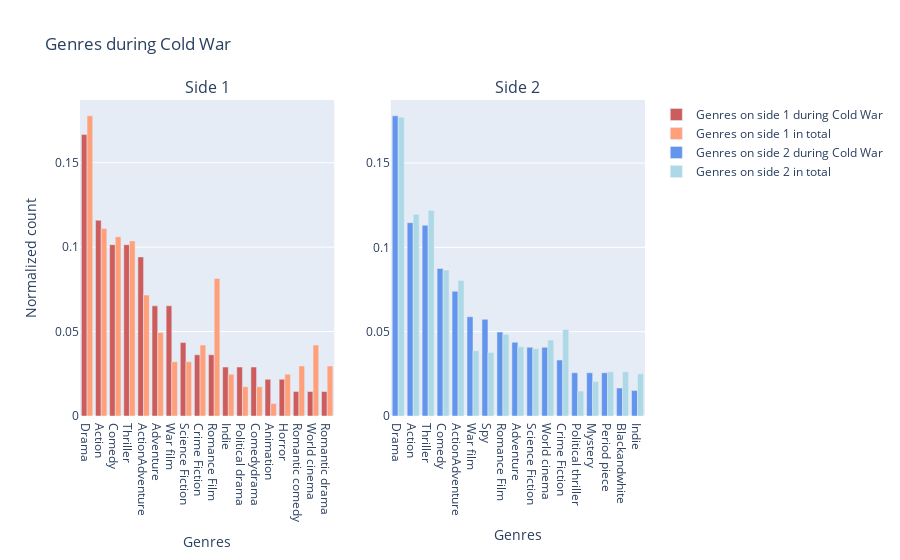
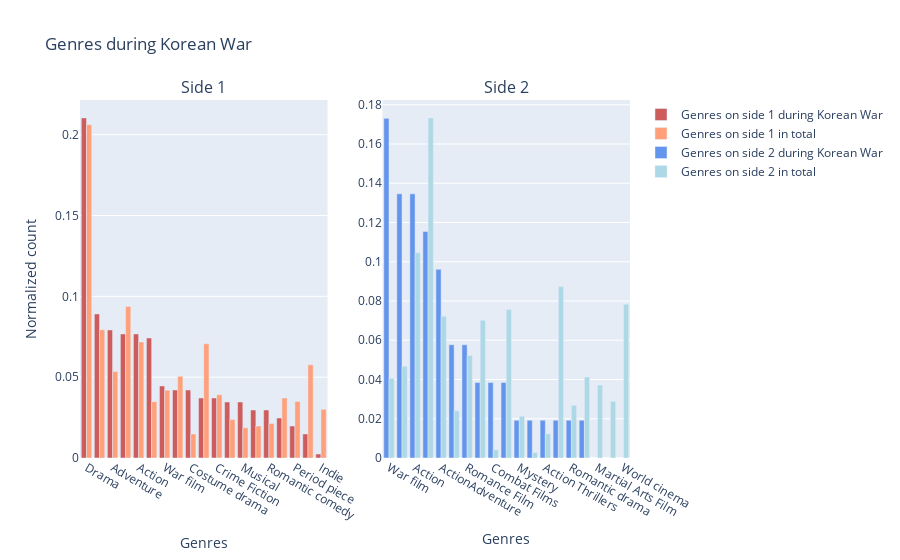
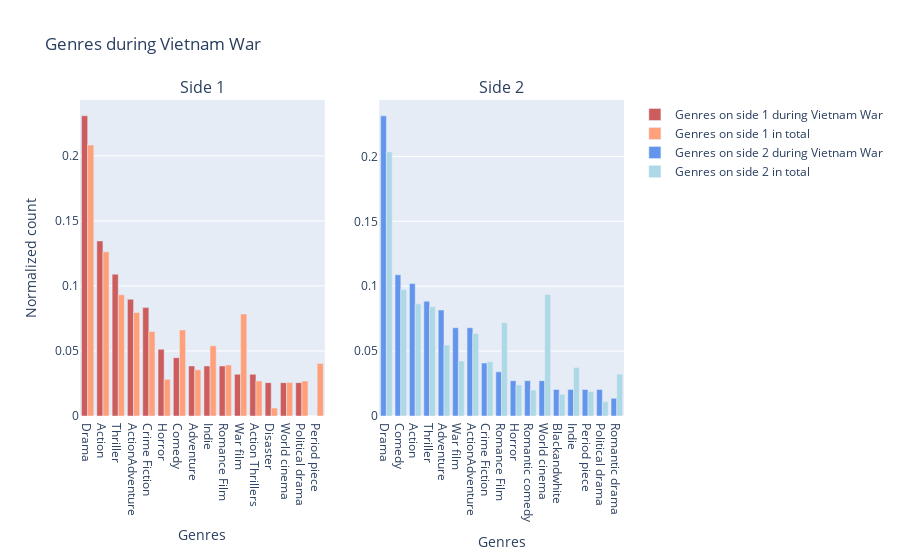
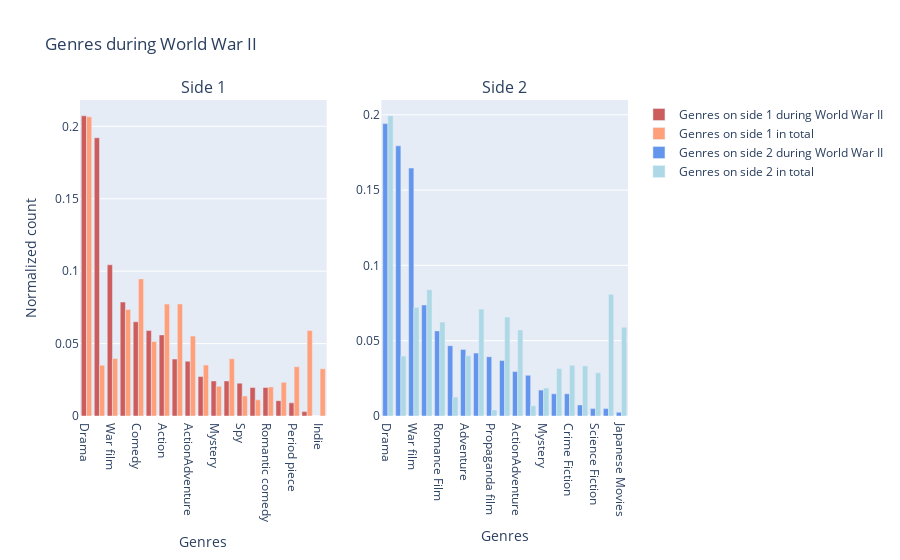

The notebook cell saved with these charts, in order:
### Markdown cell above
In this section we provide a first analysis of the geographical connotation of the influence of these events on the movies produced.   
We filtered our dataset based on the movies released in a historical period around each of the analyzed war, and check what is the movie genre of the movies depicting countries from either side of the conflict.   
We plot our results in two barplots, one for each side of the war, each one showing not only the genre distribution for that period of time but also the genre distribution over the whole dataset, to provide through comparison additional information about the way this sentiment changed overtime.

### Code cell
war_names_r = ["Cold War", "Korean", "Vietnam War, Phase 2", "World War II"]
for war in war_names_r:
    plot_genres_year_side(*get_genres_year_side(wars, movies, war, mode="summary"))
    # plot_genres_year_side(*get_genres_year_side(wars, movies, war, mode="country"))

### Figure 1 — Plotly figure (JSON) as saved in the notebook; plotly's stock layout.template omitted (floating-point values rounded to 4 significant figures)
{"data": [{"marker": {"color": "indianred"}, "name": "Genres on side 1 during Cold War", "type": "bar", "x": ["Drama", "Action", "Comedy", "Thriller", "ActionAdventure", "Adventure", "War film", "Science Fiction", "Crime Fiction", "Romance Film", "Indie", "Political drama", "Comedydrama", "Animation", "Horror", "Romantic comedy", "World cinema", "Romantic drama"], "xaxis": "x", "y": [0.1667, 0.1159, 0.1014, 0.1014, 0.0942, 0.06522, 0.06522, 0.04348, 0.03623, 0.03623, 0.02899, 0.02899, 0.02899, 0.02174, 0.02174, 0.01449, 0.01449, 0.01449], "yaxis": "y"}, {"marker": {"color": "lightsalmon"}, "name": "Genres on side 1 in total", "type": "bar", "x": ["Drama", "Action", "Comedy", "Thriller", "Romance Film", "ActionAdventure", "Adventure", "World cinema", "Crime Fiction", "War film", "Science Fiction", "Romantic comedy", "Romantic drama", "Indie", "Horror", "Political drama", "Comedydrama", "Animation"], "xaxis": "x", "y": [0.1778, 0.1111, 0.1062, 0.1037, 0.08148, 0.0716, 0.04938, 0.04198, 0.04198, 0.0321, 0.0321, 0.02963, 0.02963, 0.02469, 0.02469, 0.01728, 0.01728, 0.007407], "yaxis": "y"}, {"marker": {"color": "cornflowerblue"}, "name": "Genres on side 2 during Cold War", "type": "bar", "x": ["Drama", "Action", "Thriller", "Comedy", "ActionAdventure", "War film", "Spy", "Romance Film", "Adventure", "Science Fiction", "World cinema", "Crime Fiction", "Political thriller", "Mystery", "Period piece", "Blackandwhite", "Indie"], "xaxis": "x2", "y": [0.178, 0.1146, 0.1131, 0.08748, 0.07391, 0.05882, 0.05732, 0.04977, 0.04374, 0.04072, 0.04072, 0.03318, 0.02564, 0.02564, 0.02564, 0.01659, 0.01508], "yaxis": "y2"}, {"marker": {"color": "lightblue"}, "name": "Genres on side 2 in total", "type": "bar", "x": ["Drama", "Thriller", "Action", "Comedy", "ActionAdventure", "Crime Fiction", "Romance Film", "World cinema", "Adventure", "Science Fiction", "War film", "Spy", "Blackandwhite", "Period piece", "Indie", "Mystery", "Political thriller"], "xaxis": "x2", "y": [0.1771, 0.1219, 0.1196, 0.08656, 0.0803, 0.05125, 0.04841, 0.04499, 0.041, 0.03986, 0.03872, 0.03759, 0.0262, 0.0262, 0.02506, 0.0205, 0.01481], "yaxis": "y2"}], "layout": {"annotations": [{"font": {"size": 16}, "showarrow": false, "text": "Side 1", "x": 0.225, "xanchor": "center", "xref": "paper", "y": 1, "yanchor": "bottom", "yref": "paper"}, {"font": {"size": 16}, "showarrow": false, "text": "Side 2", "x": 0.775, "xanchor": "center", "xref": "paper", "y": 1, "yanchor": "bottom", "yref": "paper"}], "barmode": "group", "title": {"text": "Genres during Cold War"}, "xaxis": {"anchor": "y", "domain": [0, 0.45], "title": {"text": "Genres"}}, "xaxis2": {"anchor": "y2", "domain": [0.55, 1], "title": {"text": "Genres"}}, "yaxis": {"anchor": "x", "domain": [0, 1], "title": {"text": "Normalized count"}}, "yaxis2": {"anchor": "x2", "domain": [0, 1]}}}

### Figure 2 — Plotly figure (JSON) as saved in the notebook; plotly's stock layout.template omitted (floating-point values rounded to 4 significant figures)
{"data": [{"marker": {"color": "indianred"}, "name": "Genres on side 1 during Korean War", "type": "bar", "x": ["Drama", "Romance Film", "Adventure", "Comedy", "Action", "Blackandwhite", "War film", "ActionAdventure", "Costume drama", "Thriller", "Crime Fiction", "Film adaptation", "Musical", "Mystery", "Romantic comedy", "Romantic drama", "Period piece", "World cinema", "Indie"], "xaxis": "x", "y": [0.2104, 0.08911, 0.07921, 0.07673, 0.07673, 0.07426, 0.04455, 0.04208, 0.04208, 0.03713, 0.03713, 0.03465, 0.03465, 0.0297, 0.0297, 0.02475, 0.0198, 0.01485, 0.002475], "yaxis": "y"}, {"marker": {"color": "lightsalmon"}, "name": "Genres on side 1 in total", "type": "bar", "x": ["Drama", "Comedy", "Romance Film", "Action", "Thriller", "World cinema", "Adventure", "ActionAdventure", "War film", "Crime Fiction", "Romantic drama", "Period piece", "Blackandwhite", "Indie", "Film adaptation", "Romantic comedy", "Mystery", "Musical", "Costume drama"], "xaxis": "x", "y": [0.2062, 0.09376, 0.07935, 0.07175, 0.07064, 0.05765, 0.05353, 0.05052, 0.04197, 0.03912, 0.03706, 0.035, 0.03484, 0.03009, 0.02376, 0.02138, 0.0198, 0.01869, 0.01489], "yaxis": "y"}, {"marker": {"color": "cornflowerblue"}, "name": "Genres on side 2 during Korean War", "type": "bar", "x": ["War film", "Adventure", "Action", "Drama", "ActionAdventure", "Blackandwhite", "Romance Film", "Comedy", "Combat Films", "Thriller", "Mystery", "Costume drama", "Action Thrillers", "Chinese Movies", "Romantic drama", "Crime Fiction", "Martial Arts Film", "Period piece", "World cinema"], "xaxis": "x2", "y": [0.1731, 0.1346, 0.1346, 0.1154, 0.09615, 0.05769, 0.05769, 0.03846, 0.03846, 0.03846, 0.01923, 0.01923, 0.01923, 0.01923, 0.01923, 0.01923, 0, 0, 0], "yaxis": "y2"}, {"marker": {"color": "lightblue"}, "name": "Genres on side 2 in total", "type": "bar", "x": ["Drama", "Action", "Chinese Movies", "World cinema", "Thriller", "ActionAdventure", "Comedy", "Romance Film", "Adventure", "Crime Fiction", "War film", "Martial Arts Film", "Period piece", "Romantic drama", "Blackandwhite", "Mystery", "Action Thrillers", "Combat Films", "Costume drama"], "xaxis": "x2", "y": [0.1733, 0.1045, 0.08735, 0.0784, 0.07565, 0.07221, 0.07015, 0.05227, 0.04677, 0.04127, 0.04058, 0.03714, 0.02889, 0.02682, 0.02407, 0.02132, 0.01238, 0.004127, 0.002751], "yaxis": "y2"}], "layout": {"annotations": [{"font": {"size": 16}, "showarrow": false, "text": "Side 1", "x": 0.225, "xanchor": "center", "xref": "paper", "y": 1, "yanchor": "bottom", "yref": "paper"}, {"font": {"size": 16}, "showarrow": false, "text": "Side 2", "x": 0.775, "xanchor": "center", "xref": "paper", "y": 1, "yanchor": "bottom", "yref": "paper"}], "barmode": "group", "title": {"text": "Genres during Korean War"}, "xaxis": {"anchor": "y", "domain": [0, 0.45], "title": {"text": "Genres"}}, "xaxis2": {"anchor": "y2", "domain": [0.55, 1], "title": {"text": "Genres"}}, "yaxis": {"anchor": "x", "domain": [0, 1], "title": {"text": "Normalized count"}}, "yaxis2": {"anchor": "x2", "domain": [0, 1]}}}

### Figure 3 — Plotly figure (JSON) as saved in the notebook; plotly's stock layout.template omitted (floating-point values rounded to 4 significant figures)
{"data": [{"marker": {"color": "indianred"}, "name": "Genres on side 1 during Vietnam War", "type": "bar", "x": ["Drama", "Action", "Thriller", "ActionAdventure", "Crime Fiction", "Horror", "Comedy", "Adventure", "Indie", "Romance Film", "War film", "Action Thrillers", "Disaster", "World cinema", "Political drama", "Period piece"], "xaxis": "x", "y": [0.2308, 0.1346, 0.109, 0.08974, 0.08333, 0.05128, 0.04487, 0.03846, 0.03846, 0.03846, 0.03205, 0.03205, 0.02564, 0.02564, 0.02564, 0], "yaxis": "y"}, {"marker": {"color": "lightsalmon"}, "name": "Genres on side 1 in total", "type": "bar", "x": ["Drama", "Action", "Thriller", "ActionAdventure", "War film", "Comedy", "Crime Fiction", "Indie", "Period piece", "Romance Film", "Adventure", "Horror", "Action Thrillers", "Political drama", "World cinema", "Disaster"], "xaxis": "x", "y": [0.2083, 0.1262, 0.09314, 0.07966, 0.07843, 0.06618, 0.06495, 0.05392, 0.04044, 0.03922, 0.03554, 0.02819, 0.02696, 0.02696, 0.02574, 0.006127], "yaxis": "y"}, {"marker": {"color": "cornflowerblue"}, "name": "Genres on side 2 during Vietnam War", "type": "bar", "x": ["Drama", "Comedy", "Action", "Thriller", "Adventure", "War film", "ActionAdventure", "Crime Fiction", "Romance Film", "Horror", "Romantic comedy", "World cinema", "Blackandwhite", "Indie", "Period piece", "Political drama", "Romantic drama"], "xaxis": "x2", "y": [0.2313, 0.1088, 0.102, 0.08844, 0.08163, 0.06803, 0.06803, 0.04082, 0.03401, 0.02721, 0.02721, 0.02721, 0.02041, 0.02041, 0.02041, 0.02041, 0.01361], "yaxis": "y2"}, {"marker": {"color": "lightblue"}, "name": "Genres on side 2 in total", "type": "bar", "x": ["Drama", "Comedy", "World cinema", "Action", "Thriller", "Romance Film", "ActionAdventure", "Adventure", "War film", "Crime Fiction", "Indie", "Romantic drama", "Horror", "Romantic comedy", "Period piece", "Blackandwhite", "Political drama"], "xaxis": "x2", "y": [0.2035, 0.09755, 0.09365, 0.0864, 0.08417, 0.07191, 0.06355, 0.05463, 0.04236, 0.04181, 0.03735, 0.03233, 0.02397, 0.02007, 0.01895, 0.01672, 0.01115], "yaxis": "y2"}], "layout": {"annotations": [{"font": {"size": 16}, "showarrow": false, "text": "Side 1", "x": 0.225, "xanchor": "center", "xref": "paper", "y": 1, "yanchor": "bottom", "yref": "paper"}, {"font": {"size": 16}, "showarrow": false, "text": "Side 2", "x": 0.775, "xanchor": "center", "xref": "paper", "y": 1, "yanchor": "bottom", "yref": "paper"}], "barmode": "group", "title": {"text": "Genres during Vietnam War"}, "xaxis": {"anchor": "y", "domain": [0, 0.45], "title": {"text": "Genres"}}, "xaxis2": {"anchor": "y2", "domain": [0.55, 1], "title": {"text": "Genres"}}, "yaxis": {"anchor": "x", "domain": [0, 1], "title": {"text": "Normalized count"}}, "yaxis2": {"anchor": "x2", "domain": [0, 1]}}}

### Figure 4 — Plotly figure (JSON) as saved in the notebook; plotly's stock layout.template omitted (floating-point values rounded to 4 significant figures)
{"data": [{"marker": {"color": "indianred"}, "name": "Genres on side 1 during World War II", "type": "bar", "x": ["Drama", "Blackandwhite", "War film", "Romance Film", "Comedy", "Adventure", "Action", "Thriller", "ActionAdventure", "Romantic drama", "Mystery", "Crime Fiction", "Spy", "Costume drama", "Romantic comedy", "Family Film", "Period piece", "World cinema", "Indie"], "xaxis": "x", "y": [0.2073, 0.1921, 0.1044, 0.07867, 0.06505, 0.059, 0.05598, 0.03933, 0.03782, 0.02723, 0.02421, 0.02421, 0.02269, 0.01967, 0.01967, 0.01059, 0.009077, 0.003026, 0], "yaxis": "y"}, {"marker": {"color": "lightsalmon"}, "name": "Genres on side 1 in total", "type": "bar", "x": ["Drama", "Comedy", "Thriller", "Action", "Romance Film", "World cinema", "ActionAdventure", "Adventure", "War film", "Crime Fiction", "Romantic drama", "Blackandwhite", "Period piece", "Indie", "Family Film", "Mystery", "Romantic comedy", "Spy", "Costume drama"], "xaxis": "x", "y": [0.2065, 0.09467, 0.07736, 0.07724, 0.07353, 0.05901, 0.05517, 0.05146, 0.03973, 0.03949, 0.0352, 0.03508, 0.03403, 0.03264, 0.02323, 0.02056, 0.0201, 0.01382, 0.01115], "yaxis": "y"}, {"marker": {"color": "cornflowerblue"}, "name": "Genres on side 2 during World War II", "type": "bar", "x": ["Drama", "Blackandwhite", "War film", "Action", "Romance Film", "Spy", "Adventure", "Comedy", "Propaganda film", "Thriller", "ActionAdventure", "Combat Films", "Mystery", "Romantic drama", "Crime Fiction", "Period piece", "Science Fiction", "World cinema", "Japanese Movies"], "xaxis": "x2", "y": [0.1941, 0.1794, 0.1646, 0.07371, 0.05651, 0.04668, 0.04423, 0.04177, 0.03931, 0.03686, 0.02948, 0.02703, 0.0172, 0.01474, 0.01474, 0.007371, 0.004914, 0.004914, 0.002457], "yaxis": "y2"}, {"marker": {"color": "lightblue"}, "name": "Genres on side 2 in total", "type": "bar", "x": ["Drama", "Action", "World cinema", "War film", "Comedy", "Thriller", "Romance Film", "Japanese Movies", "ActionAdventure", "Adventure", "Blackandwhite", "Crime Fiction", "Period piece", "Romantic drama", "Science Fiction", "Mystery", "Spy", "Combat Films", "Propaganda film"], "xaxis": "x2", "y": [0.1993, 0.08379, 0.08078, 0.07222, 0.07096, 0.06568, 0.06241, 0.05888, 0.05712, 0.04001, 0.03976, 0.03372, 0.03322, 0.03145, 0.02869, 0.01862, 0.01258, 0.006794, 0.004026], "yaxis": "y2"}], "layout": {"annotations": [{"font": {"size": 16}, "showarrow": false, "text": "Side 1", "x": 0.225, "xanchor": "center", "xref": "paper", "y": 1, "yanchor": "bottom", "yref": "paper"}, {"font": {"size": 16}, "showarrow": false, "text": "Side 2", "x": 0.775, "xanchor": "center", "xref": "paper", "y": 1, "yanchor": "bottom", "yref": "paper"}], "barmode": "group", "title": {"text": "Genres during World War II"}, "xaxis": {"anchor": "y", "domain": [0, 0.45], "title": {"text": "Genres"}}, "xaxis2": {"anchor": "y2", "domain": [0.55, 1], "title": {"text": "Genres"}}, "yaxis": {"anchor": "x", "domain": [0, 1], "title": {"text": "Normalized count"}}, "yaxis2": {"anchor": "x2", "domain": [0, 1]}}}
